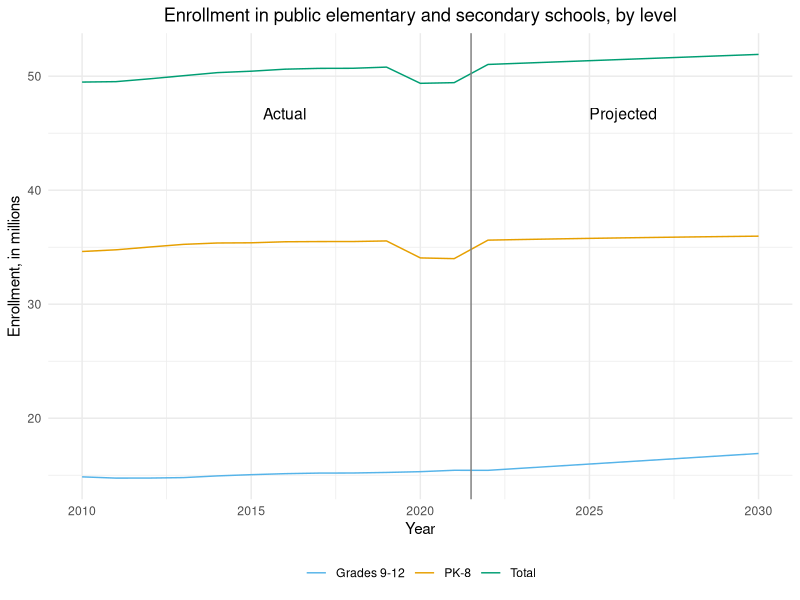
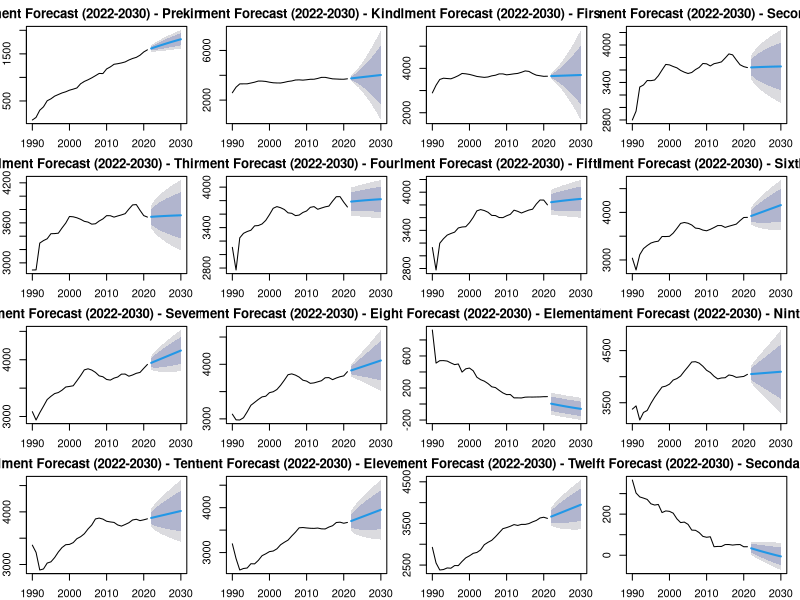

Here is the R script that generated these plots, in order:
# Load packages
library(readxl)
library(forecast)
library(ggplot2)

# Load data
enrollment <- read_excel(
  "data/tabn203.10.xlsx",
  sheet = "Digest 2022 Table 203.10",
  range = "A4:U38",
  col_types = c(
    "text",
    "skip",
    "skip",
    "numeric",
    "skip",
    "numeric",
    "numeric",
    "numeric",
    "numeric",
    "numeric",
    "numeric",
    "numeric",
    "numeric",
    "numeric",
    "numeric",
    "skip",
    "numeric",
    "numeric",
    "numeric",
    "numeric",
    "numeric"
  )
)

# Rename columns
colnames(enrollment) <-
  c(
    "Year",
    "Prekindergarten",
    "Kindergarten",
    "First_grade",
    "Second_grade",
    "Third_grade",
    "Fourth_grade",
    "Fifth_grade",
    "Sixth_grade",
    "Seventh_grade",
    "Eighth_grade",
    "Elementary_ungraded",
    "Ninth_grade",
    "Tenth_grade",
    "Eleventh_grade",
    "Twelfth_grade",
    "Secondary_ungraded"
  )

# Calculate prekindergarten through eighth-grade enrollment
enrollment$pk_8_enrollment <-
  rowSums(enrollment[, c(
    "Prekindergarten",
    "Kindergarten",
    "First_grade",
    "Second_grade",
    "Third_grade",
    "Fourth_grade",
    "Fifth_grade",
    "Sixth_grade",
    "Seventh_grade",
    "Eighth_grade",
    "Elementary_ungraded"
  )], na.rm = TRUE)

# Calculate grades nine through twelve enrollment
enrollment$grades_9_12_enrollment <-
  rowSums(enrollment[, c(
    "Ninth_grade",
    "Tenth_grade",
    "Eleventh_grade",
    "Twelfth_grade",
    "Secondary_ungraded"
  )], na.rm = TRUE)

# Calculate total enrollment
enrollment$enrollment_total <-
  rowSums(enrollment[, c("pk_8_enrollment", "grades_9_12_enrollment")], na.rm = TRUE)

# Function to forecast enrollment for a specific grade level or enrollment category
forecast_enrollment <- function(enrollment_category) {
  # Prepare the time series data
  enrollment_ts <-
    ts(enrollment[[enrollment_category]],
       start = 1990,
       end = 2021,
       frequency = 1)
  
  # Specify and fit the AAN exponential smoothing model
  enrollment_model <- ets(enrollment_ts, model = "AAN")
  
  # Make predictions for 2022 to 2030
  enrollment_forecast <- forecast(enrollment_model, h = 9)
  
  # Return the forecast
  return(list(mean = enrollment_forecast$mean, forecast = enrollment_forecast))
}

# Forecast enrollment for each grade level
grade_levels <-
  c(
    "Prekindergarten",
    "Kindergarten",
    "First_grade",
    "Second_grade",
    "Third_grade",
    "Fourth_grade",
    "Fifth_grade",
    "Sixth_grade",
    "Seventh_grade",
    "Eighth_grade",
    "Elementary_ungraded",
    "Ninth_grade",
    "Tenth_grade",
    "Eleventh_grade",
    "Twelfth_grade",
    "Secondary_ungraded"
  )

forecasts_grade_levels <- lapply(grade_levels, forecast_enrollment)

# Forecast enrollment for enrollment categories
enrollment_categories <-
  c("pk_8_enrollment",
    "grades_9_12_enrollment",
    "enrollment_total")

forecasts_enrollment_categories <-
  lapply(enrollment_categories, forecast_enrollment)

# Create a data frame with historical and forecasted data for enrollment categories
enrollment_data <- data.frame(
  Year = rep(2010:2030, 3),
  Enrollment = c(
    enrollment$pk_8_enrollment[enrollment$Year >= 2010],
    forecasts_enrollment_categories[[1]]$mean,
    enrollment$grades_9_12_enrollment[enrollment$Year >= 2010],
    forecasts_enrollment_categories[[2]]$mean,
    enrollment$enrollment_total[enrollment$Year >= 2010],
    forecasts_enrollment_categories[[3]]$mean
  ) / 1000,
  Category = rep(c("PK-8", "Grades 9-12", "Total"), each = 21)
)

# Create the line plot
enrollment_plot <-
  ggplot(enrollment_data, aes(x = Year, y = Enrollment, color = Category)) +
  geom_line() +
  geom_vline(xintercept = 2021.5,
             linetype = "solid",
             color = "gray50") +
  annotate(
    "text",
    x = 2016,
    y = max(enrollment_data$Enrollment) * 0.9,
    label = "Actual",
    size = 4
  ) +
  annotate(
    "text",
    x = 2026,
    y = max(enrollment_data$Enrollment) * 0.9,
    label = "Projected",
    size = 4
  ) +
  scale_color_manual(values = c(
    "PK-8" = "#E69F00",
    "Grades 9-12" = "#56B4E9",
    "Total" = "#009E73"
  )) +
  scale_y_continuous(
    labels = function(x)
      format(x, scientific = FALSE)
  ) +
  labs(title = "Enrollment in public elementary and secondary schools, by level",
       x = "Year",
       y = "Enrollment, in millions") +
  theme_minimal() +
  theme(
    plot.title = element_text(hjust = 0.5),
    legend.title = element_blank(),
    legend.position = "bottom"
  )

# Print the plot
print(enrollment_plot)

# Create a data frame with the forecasts for grade levels
forecast_table_grade_levels <-
  data.frame(cbind(Year = 2022:2030, do.call(
    cbind, lapply(forecasts_grade_levels, function(x)
      x$mean)
  )))

colnames(forecast_table_grade_levels)[-1] <- grade_levels

# Print the forecast table for grade levels
print(forecast_table_grade_levels)

# Adjust plot margins for grade level plots
par(mar = c(2, 2, 2, 1))

# Plot the forecasts for grade levels
par(mfrow = c(4, 4))
for (i in 1:length(forecasts_grade_levels)) {
  plot(
    forecasts_grade_levels[[i]]$forecast,
    main = paste("Enrollment Forecast (2022-2030) -", grade_levels[i])
  )
}